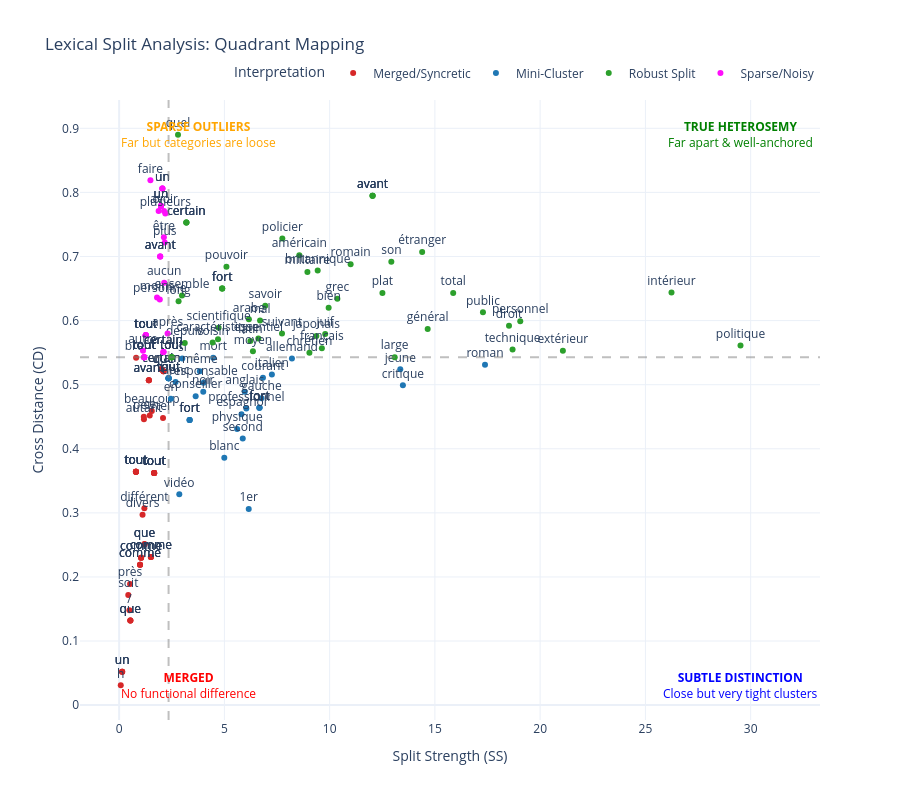

Notebook code cell kept with this figure:
### Code cell
import pandas as pd
import plotly.express as px

# 1. Define your thresholds
# 1.0 is the theoretical threshold for Split Strength
ss_thresh = df['split_strength'].median()
# We use the median for Cross Distance to make it relative to your data distribution
cd_thresh = df['cross_dist'].median() 

# 2. Categorize the lemmas into the four quadrants
def categorize(row):
    if row['split_strength'] >= ss_thresh:
        return "Robust Split" if row['cross_dist'] >= cd_thresh else "Mini-Cluster"
    else:
        return "Sparse/Noisy" if row['cross_dist'] >= cd_thresh else "Merged/Syncretic"

df['quadrant'] = df.apply(categorize, axis=1)

# 3. Create the plot
fig = px.scatter(
    df, 
    x="split_strength", 
    y="cross_dist",
    color="quadrant", # This automatically handles the colors
    text="lemma",
    hover_name="lemma",
    color_discrete_map={
        "Robust Split": "#2ca02c",    # Green
        "Mini-Cluster": "#1f77b4",    # Blue
        "Sparse/Noisy": "#ff0efb",    # Orange
        "Merged/Syncretic": "#d62728" # Red
    },
    hover_data={
        "cross_dist": ":.3f",
        "split_strength": ":.3f",
        "poses_str": True,
        "split_quality_score": ":.3f",
        "quadrant": True,
        "lemma": False 
    },
    labels={
        "cross_dist": "Cross Distance (CD)",
        "split_strength": "Split Strength (SS)",
        "quadrant": "Interpretation"
    },
    title="Lexical Split Analysis: Quadrant Mapping"
)

# 4. Add the quadrant divider lines
fig.add_vline(x=ss_thresh, line_dash="dash", line_color="gray", opacity=0.5)
fig.add_hline(y=cd_thresh, line_dash="dash", line_color="gray", opacity=0.5)

# 5. Add explanatory labels in the corners
fig.add_annotation(x=df['split_strength'].max(), y=df['cross_dist'].max(),
                text="<b>TRUE HETEROSEMY</b><br>Far apart & well-anchored", showarrow=False, font=dict(color="green"))
fig.add_annotation(x=0, y=df['cross_dist'].max(),
                text="<b>SPARSE OUTLIERS</b><br>Far but categories are loose", showarrow=False, font=dict(color="orange"), xanchor="left")
fig.add_annotation(x=df['split_strength'].max(), y=df['cross_dist'].min(),
                text="<b>SUBTLE DISTINCTION</b><br>Close but very tight clusters", showarrow=False, font=dict(color="blue"))
fig.add_annotation(x=0, y=df['cross_dist'].min(),
                text="<b>MERGED</b><br>No functional difference", showarrow=False, font=dict(color="red"), xanchor="left")

# Final Styling
fig.update_traces(textposition='top center')
fig.update_layout(
    height=800,
    template="plotly_white",
    legend=dict(orientation="h", yanchor="bottom", y=1.02, xanchor="right", x=1)
)

fig.show()

### Figure 1 — Plotly figure (JSON) as saved in the notebook; plotly's stock layout.template omitted (floating-point values rounded to 4 significant figures; data arrays with more than 128 entries replaced by an {"elided": "..."} marker saying what was removed)
{"data": [{"customdata": {"elided": "51x4 mixed values"}, "hovertemplate": "<b>%{hovertext}</b><br><br>Interpretation=%{customdata[2]}<br>Split Strength (SS)=%{x:.3f}<br>Cross Distance (CD)=%{y:.3f}<br>poses_str=%{customdata[0]}<br>split_quality_score=%{customdata[1]:.3f}<extra></extra>", "hovertext": ["/", "autant", "avant", "avant", "avant", "beaucoup", "bref", "ce", "certain", "certain", "certain", "comme", "comme", "comme", "comme", "comme", "comme", "comme", "comme", "comme", "différent", "divers", "h", "peu", "près", "que", "que", "que", "que", "que", "que", "que", "que", "que", "soit", "tel", "tout", "tout", "tout", "tout", "tout", "tout", "tout", "tout", "tout", "tout", "tout", "tout", "un", "un", "un"], "legendgroup": "Merged/Syncretic", "marker": {"color": "#d62728", "symbol": "circle"}, "mode": "markers+text", "name": "Merged/Syncretic", "orientation": "v", "showlegend": true, "text": ["/", "autant", "avant", "avant", "avant", "beaucoup", "bref", "ce", "certain", "certain", "certain", "comme", "comme", "comme", "comme", "comme", "comme", "comme", "comme", "comme", "différent", "divers", "h", "peu", "près", "que", "que", "que", "que", "que", "que", "que", "que", "que", "soit", "tel", "tout", "tout", "tout", "tout", "tout", "tout", "tout", "tout", "tout", "tout", "tout", "tout", "un", "un", "un"], "textposition": "top center", "type": "scatter", "x": [0.489, 1.179, 1.413, 1.413, 1.413, 1.552, 0.806, 1.455, 2.003, 2.003, 2.003, 1.045, 0.994, 1.509, 1.045, 0.994, 1.509, 1.045, 0.994, 1.509, 1.199, 1.112, 0.077, 1.172, 0.52, 2.105, 0.533, 1.201, 2.105, 0.533, 1.201, 2.105, 0.533, 1.201, 0.434, 2.085, 1.664, 0.798, 1.664, 0.798, 1.664, 0.798, 1.664, 0.798, 1.664, 0.798, 1.664, 0.798, 0.145, 0.145, 0.145], "xaxis": "x", "y": [0.148, 0.446, 0.507, 0.507, 0.507, 0.459, 0.542, 0.452, 0.524, 0.524, 0.524, 0.23, 0.219, 0.231, 0.23, 0.219, 0.231, 0.23, 0.219, 0.231, 0.307, 0.297, 0.031, 0.45, 0.189, 0.521, 0.132, 0.251, 0.521, 0.132, 0.251, 0.521, 0.132, 0.251, 0.172, 0.448, 0.362, 0.364, 0.362, 0.364, 0.362, 0.364, 0.362, 0.364, 0.362, 0.364, 0.362, 0.364, 0.052, 0.052, 0.052], "yaxis": "y"}, {"customdata": {"elided": "35x4 mixed values"}, "hovertemplate": "<b>%{hovertext}</b><br><br>Interpretation=%{customdata[2]}<br>Split Strength (SS)=%{x:.3f}<br>Cross Distance (CD)=%{y:.3f}<br>poses_str=%{customdata[0]}<br>split_quality_score=%{customdata[1]:.3f}<extra></extra>", "hovertext": ["1er", "allemand", "anglais", "blanc", "conseiller", "courant", "critique", "donc", "en", "espagnol", "fort", "fort", "fort", "fort", "fort", "fort", "gauche", "italien", "jeune", "mort", "même", "noir", "physique", "professionnel", "responsable", "roman", "second", "si", "tout", "tout", "tout", "tout", "tout", "tout", "vidéo"], "legendgroup": "Mini-Cluster", "marker": {"color": "#1f77b4", "symbol": "circle"}, "mode": "markers+text", "name": "Mini-Cluster", "orientation": "v", "showlegend": true, "text": ["1er", "allemand", "anglais", "blanc", "conseiller", "courant", "critique", "donc", "en", "espagnol", "fort", "fort", "fort", "fort", "fort", "fort", "gauche", "italien", "jeune", "mort", "même", "noir", "physique", "professionnel", "responsable", "roman", "second", "si", "tout", "tout", "tout", "tout", "tout", "tout", "vidéo"], "textposition": "top center", "type": "scatter", "x": [6.156, 8.209, 5.969, 4.996, 3.636, 6.832, 13.48, 2.68, 2.459, 5.813, 3.349, 6.666, 3.349, 6.666, 3.349, 6.666, 6.76, 7.255, 13.36, 4.469, 3.834, 3.996, 5.606, 6.043, 4.008, 17.38, 5.872, 3.002, 2.349, 2.349, 2.349, 2.349, 2.349, 2.349, 2.858], "xaxis": "x", "y": [0.306, 0.541, 0.489, 0.386, 0.482, 0.511, 0.499, 0.504, 0.478, 0.454, 0.445, 0.464, 0.445, 0.464, 0.445, 0.464, 0.479, 0.516, 0.524, 0.542, 0.521, 0.489, 0.431, 0.463, 0.503, 0.531, 0.416, 0.541, 0.51, 0.51, 0.51, 0.51, 0.51, 0.51, 0.329], "yaxis": "y"}, {"customdata": {"elided": "54x4 mixed values"}, "hovertemplate": "<b>%{hovertext}</b><br><br>Interpretation=%{customdata[2]}<br>Split Strength (SS)=%{x:.3f}<br>Cross Distance (CD)=%{y:.3f}<br>poses_str=%{customdata[0]}<br>split_quality_score=%{customdata[1]:.3f}<extra></extra>", "hovertext": ["américain", "arabe", "avant", "avant", "avant", "bien", "britannique", "caractéristique", "certain", "certain", "certain", "chrétien", "depuis", "droit", "ensemble", "essentiel", "extérieur", "fort", "fort", "fort", "français", "grec", "général", "intérieur", "japonais", "juif", "large", "latin", "long", "mal", "militaire", "moyen", "personnel", "plat", "policier", "politique", "pouvoir", "public", "quel", "romain", "savoir", "scientifique", "son", "suivant", "technique", "total", "tout", "tout", "tout", "tout", "tout", "tout", "voisin", "étranger"], "legendgroup": "Robust Split", "marker": {"color": "#2ca02c", "symbol": "circle"}, "mode": "markers+text", "name": "Robust Split", "orientation": "v", "showlegend": true, "text": ["américain", "arabe", "avant", "avant", "avant", "bien", "britannique", "caractéristique", "certain", "certain", "certain", "chrétien", "depuis", "droit", "ensemble", "essentiel", "extérieur", "fort", "fort", "fort", "français", "grec", "général", "intérieur", "japonais", "juif", "large", "latin", "long", "mal", "militaire", "moyen", "personnel", "plat", "policier", "politique", "pouvoir", "public", "quel", "romain", "savoir", "scientifique", "son", "suivant", "technique", "total", "tout", "tout", "tout", "tout", "tout", "tout", "voisin", "étranger"], "textposition": "top center", "type": "scatter", "x": [8.558, 6.164, 12.04, 12.04, 12.04, 9.953, 9.432, 4.697, 3.194, 3.194, 3.194, 9.039, 3.117, 18.52, 2.986, 6.614, 21.08, 4.895, 4.895, 4.895, 9.63, 10.37, 14.66, 26.24, 9.369, 9.789, 13.09, 6.235, 2.824, 6.695, 8.944, 6.356, 19.05, 12.51, 7.753, 29.52, 5.098, 17.28, 2.797, 11.0, 6.94, 4.726, 12.93, 7.737, 18.69, 15.87, 2.492, 2.492, 2.492, 2.492, 2.492, 2.492, 4.441, 14.39], "xaxis": "x", "y": [0.702, 0.602, 0.795, 0.795, 0.795, 0.62, 0.678, 0.571, 0.753, 0.753, 0.753, 0.55, 0.565, 0.592, 0.639, 0.572, 0.553, 0.65, 0.65, 0.65, 0.557, 0.634, 0.587, 0.644, 0.576, 0.579, 0.543, 0.568, 0.63, 0.6, 0.676, 0.552, 0.599, 0.643, 0.728, 0.561, 0.684, 0.613, 0.89, 0.688, 0.623, 0.589, 0.692, 0.58, 0.555, 0.643, 0.543, 0.543, 0.543, 0.543, 0.543, 0.543, 0.566, 0.707], "yaxis": "y"}, {"customdata": {"elided": "35x4 mixed values"}, "hovertemplate": "<b>%{hovertext}</b><br><br>Interpretation=%{customdata[2]}<br>Split Strength (SS)=%{x:.3f}<br>Cross Distance (CD)=%{y:.3f}<br>poses_str=%{customdata[0]}<br>split_quality_score=%{customdata[1]:.3f}<extra></extra>", "hovertext": ["après", "aucun", "autre", "avant", "avant", "avant", "avoir", "certain", "certain", "certain", "faire", "moins", "or", "personne", "plus", "plusieurs", "tout", "tout", "tout", "tout", "tout", "tout", "tout", "tout", "tout", "tout", "tout", "tout", "un", "un", "un", "un", "un", "un", "être"], "legendgroup": "Sparse/Noisy", "marker": {"color": "#ff0efb", "symbol": "circle"}, "mode": "markers+text", "name": "Sparse/Noisy", "orientation": "v", "showlegend": true, "text": ["après", "aucun", "autre", "avant", "avant", "avant", "avoir", "certain", "certain", "certain", "faire", "moins", "or", "personne", "plus", "plusieurs", "tout", "tout", "tout", "tout", "tout", "tout", "tout", "tout", "tout", "tout", "tout", "tout", "un", "un", "un", "un", "un", "un", "être"], "textposition": "top center", "type": "scatter", "x": [2.301, 2.14, 1.133, 1.951, 1.951, 1.951, 2.133, 2.105, 2.105, 2.105, 1.487, 1.8, 1.875, 1.932, 2.167, 2.194, 1.19, 1.265, 1.19, 1.265, 1.19, 1.265, 1.19, 1.265, 1.19, 1.265, 1.19, 1.265, 1.988, 2.055, 1.988, 2.055, 1.988, 2.055, 2.126], "xaxis": "x", "y": [0.58, 0.659, 0.553, 0.7, 0.7, 0.7, 0.771, 0.551, 0.551, 0.551, 0.819, 0.636, 0.771, 0.633, 0.722, 0.767, 0.543, 0.577, 0.543, 0.577, 0.543, 0.577, 0.543, 0.577, 0.543, 0.577, 0.543, 0.577, 0.779, 0.806, 0.779, 0.806, 0.779, 0.806, 0.73], "yaxis": "y"}], "layout": {"annotations": [{"font": {"color": "green"}, "showarrow": false, "text": "<b>TRUE HETEROSEMY</b><br>Far apart & well-anchored", "x": 29.52, "y": 0.89}, {"font": {"color": "orange"}, "showarrow": false, "text": "<b>SPARSE OUTLIERS</b><br>Far but categories are loose", "x": 0, "xanchor": "left", "y": 0.89}, {"font": {"color": "blue"}, "showarrow": false, "text": "<b>SUBTLE DISTINCTION</b><br>Close but very tight clusters", "x": 29.52, "y": 0.031}, {"font": {"color": "red"}, "showarrow": false, "text": "<b>MERGED</b><br>No functional difference", "x": 0, "xanchor": "left", "y": 0.031}], "height": 800, "legend": {"orientation": "h", "title": {"text": "Interpretation"}, "tracegroupgap": 0, "x": 1, "xanchor": "right", "y": 1.02, "yanchor": "bottom"}, "shapes": [{"line": {"color": "gray", "dash": "dash"}, "opacity": 0.5, "type": "line", "x0": 2.349, "x1": 2.349, "xref": "x", "y0": 0, "y1": 1, "yref": "y domain"}, {"line": {"color": "gray", "dash": "dash"}, "opacity": 0.5, "type": "line", "x0": 0, "x1": 1, "xref": "x domain", "y0": 0.543, "y1": 0.543, "yref": "y"}], "title": {"text": "Lexical Split Analysis: Quadrant Mapping"}, "xaxis": {"anchor": "y", "domain": [0, 1], "title": {"text": "Split Strength (SS)"}}, "yaxis": {"anchor": "x", "domain": [0, 1], "title": {"text": "Cross Distance (CD)"}}}}
